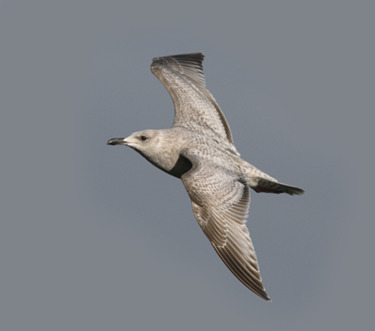
#> input picture P1/imagenes/bird.jpg, 375 x 331 px
$ jupyter execute --allow-errors p1.ipynb   (older library calls are emulated)
#> lines starting #> are read from the running program, lines starting #| are printed output that depends on the picture
Para comenzar, vamos a hacer los imports y a declarar funciones que nos ayuden a dibujar las imágenes de forma más sencilla durante el resto de la práctica.

[cell 1]
import cv2
import numpy as np
from matplotlib import pyplot as plt

def BRG2RGB(image):
    return cv2.cvtColor(image, cv2.COLOR_BGR2RGB)

def readIMG(filename,flagColor = 1):
    return BRG2RGB(cv2.imread(filename,flagColor))

#Found on: https://note.nkmk.me/en/python-opencv-hconcat-vconcat-np-tile/. Concats readjusting size
def hconcat_resize_min(im_list, interpolation=cv2.INTER_CUBIC):
    h_min = min(im.shape[0] for im in im_list)
    im_list_resize = [cv2.resize(im, (int(im.shape[1] * h_min / im.shape[0]), h_min), interpolation=interpolation)
                      for im in im_list]
    return cv2.hconcat(im_list_resize)

def pintaI(im,title = "img"):
    plt.title(title)
    plt.imshow(im)
    plt.axis('off')
    plt.show()

def pintaMI(vim,title = "imgs"):

    #Pasa a "formato color" las imágenes que estén en blanco y negro
    for i,im in enumerate(vim):
        if len(im.shape) == 2:
            vim[i] = cv2.cvtColor(vim[i],cv2.COLOR_GRAY2BGR)

    #Use found function to resize
    images = hconcat_resize_min(vim)
    pintaI(images,title)

def pintaMIReduced(vim,title = "imgs"):

    hmax = max(im.shape[0] for im in vim)
    for i,im in enumerate(vim):
        if len(im.shape) == 2:
            vim[i] = cv2.cvtColor(vim[i],cv2.COLOR_GRAY2BGR)
        if im.shape[0] < hmax:
            vim[i] = cv2.copyMakeBorder(vim[i], 0,hmax - im.shape[0],0,0,borderType=cv2.BORDER_CONSTANT)

    images = cv2.hconcat(vim)
    pintaI(images)

def pintaMITitles(vim,titles):
    title = " - ".join(titles)
    pintaMI(vim,title)

Vamosa  leer un par de imágenes y a dibujar su estado original antes de comenzar

[cell 2]
bird = readIMG('imagenes/bird.jpg')
cat  = readIMG('imagenes/cat.jpg')
#> call 2 of readIMG, with filename = 'imagenes/cat.jpg', flagColor = 1
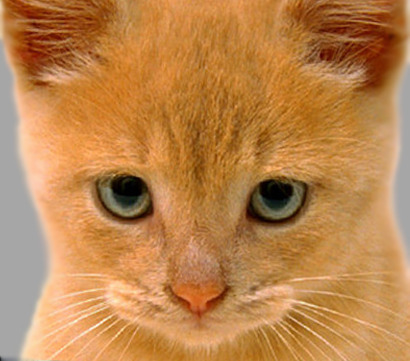
#> input picture P1/imagenes/cat.jpg, 410 x 361 px
pintaMITitles([bird,cat],["bird","cat"])
#> the loop in pintaMI, `for i,im in enumerate(vim):` made 2 passes
#> after the loop in pintaMI, `for i,im in enumerate(vim):`: vim = 2 items
#> in hconcat_resize_min, `h_min = min(im.shape[0] for im in im_list)`: h_min = 331
#> in hconcat_resize_min, `im_list_resize = [cv2.resize(im, (int(im.shape[1] * h_min / im.shape[0..`: im_list_resize = 2 items

Vamos ahora a tratar de implementar las funciones que se nos piden. Vamos a aplicar una Gaussiana 2D a una imagen. Necesitaremos como parámetros los sigmas que se aplicarán a cada eje, así como el tamaño del kernel. Como parámetro por defecto, se establece sigma2 a cero, pues *GaussianBlur* se encarga de copiar el valor de sigma1 en sigma2 si este vale 0.

[cell 3]
def gaussian2D(img,size,sigma1,sigma2,border = cv2.BORDER_DEFAULT):
    return cv2.GaussianBlur(img,ksize = size,sigmaX=sigma1,sigmaY=sigma2,borderType = border)
    """
    Apply gaussian2D filter to an image. Parameters sigma1 and sigma2 are the coeficients in axis X and Y respectively.
    Border can be changed using different cv2 borders such as BORDER_REPLICATE, BORDER_WRAP
    """
b1 = gaussian2D(bird,(0,0),2,2, cv2.BORDER_ISOLATED)
b2 = gaussian2D(bird,(0,0),10,2)
b3 = gaussian2D(bird,(0,0),2,10)
b4 = gaussian2D(bird,(3,3),2,2)
b5 = gaussian2D(bird,(9,9),11,11)
pintaMITitles([bird,b1],["normal ","simple blur with border"])
#> the loop in pintaMI (call 2), `for i,im in enumerate(vim):` made 2 passes
pintaMITitles([b2,b3],["axis X", "axis Y"])
pintaMITitles([b1,b4],["default size, small sigma","small size, small sigma"])

Podemos ver que si ponemos un sigma alto en uno de los ejes y bajo en el otro, el suavizado se hace de forma **más intensa** en el eje que tenga el sigma más alto, por lo que la imagen queda "alargada" en ese eje.

También podemos apreciar que si damos al kernel un tamaño que no sea $(0,0)$, al aplicar el filtro gaussiano con valores de sigma bajos, el resultado es diferente que si el tamaño es $(0,0)$, esto es debido a que si el tamaño es $(0,0)$, estamos indicando que en realidad este se calculará en función de los sigmas. La imagen final cuando el tamaño del kernel no se calcula automáticamente según los sigmas queda menos difuminada que si el tamaño es $(0,0)$

Ahora, vamos a aplicar máscaras 1D dadas por *getDerivKernels*

[cell 4]
def maskDerivKernels(img,dx = 1,dy = 1,ksize = 3,border = cv2.BORDER_REPLICATE):
    """
    getDerivKernels returns coefficients to get images partial derivatives.
    dx and dy are respectively the partial orders for x and y.
    """
    dxdy = cv2.getDerivKernels(dx,dy,ksize)
    return cv2.sepFilter2D(img,-1,dxdy[0],dxdy[1],border)

imgDeriv1 = maskDerivKernels(bird)
imgDeriv2 = maskDerivKernels(bird,2,2)
imgDeriv3 = maskDerivKernels(cat,4,1,5)
imgDeriv4 = maskDerivKernels(cat,1,4,5)

pintaMITitles([imgDeriv1,imgDeriv2],["First derivative each axis","Second derivative each axis"])
#> in hconcat_resize_min (call 5), `return cv2.hconcat(im_list_resize)`:
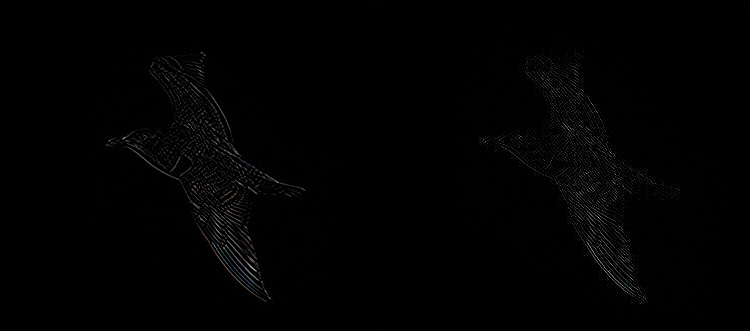
#> returned value: shape (331, 750, 3); mean of channels 0, 1, 2 1.9, 1.8, 1.9; drawn as B, G, R
pintaMITitles([imgDeriv3,imgDeriv4],["Forth derivative X ", "Forth derivative Y"])
#> in hconcat_resize_min (call 6), `h_min = min(im.shape[0] for im in im_list)`: h_min = 361
#> in hconcat_resize_min (call 6), `return cv2.hconcat(im_list_resize)`:
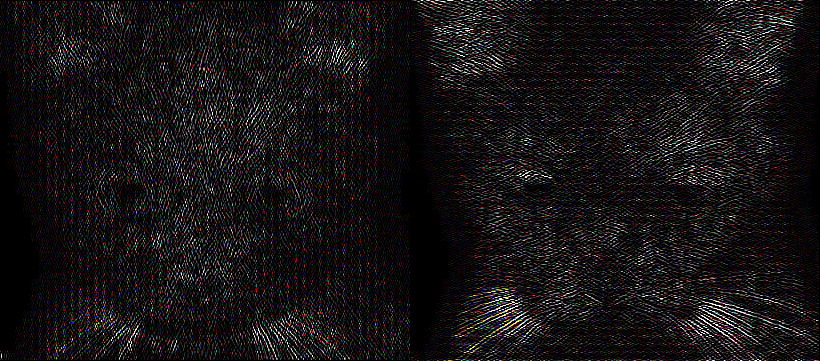
#> returned value: shape (361, 820, 3); mean of channels 0, 1, 2 19.6, 18.9, 21.5; drawn as B, G, R

Al aplicar derivadas sobre una imagen, lo que estamos tratando de hallar es los cambios de tonalidades que se dan en la imagen. Podemos ver que a medida que aumentamos las derivadas en uno de los ejes, nuestro método trata de encontrar los cambios de tonalidad que hay en nuestra imagen de forma más fuerte. Así, como podemos ver en las dos últimas imágnes, si aumentamos la derivada en el eje X, nos aparecen más lineas verticales" en la imagen, y si aumentamos la derivada en el eje Y nos aparecen *lineas más horizontales*

Continuamos

Vamos a implementar una función que utilice la función *Laplacian* para calcular la convolución 2D de una máscara normalizada de Laplaciana de Gaussiana de tamaño variable. Para ello, estableceremos la profundidad deseada al valor *CV_16S* que es indicador de 1 canal de enteros con signo de dos bytes.

[cell 5]
def laplacian(img,size):
#> called with size = 5
    return cv2.Laplacian(img, ddepth = cv2.CV_16S, ksize=size)
#> returned value: shape (331, 375, 3) int16

test = laplacian(bird,5)
pintaI(test)
#> in pintaI (call 7), `plt.show()`:
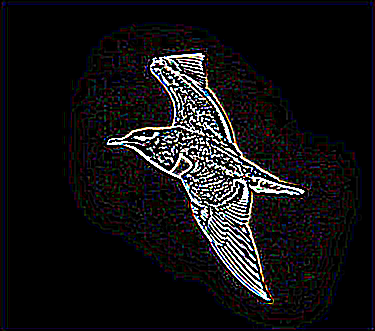
#> shown: shape (331, 375, 3); mean R, G, B 19.9, 18.5, 20

#> (a cell that did not finish here is left out)

[cell 7]
def subsampling(img):
    return img[::2, ::2]

sub = subsampling(bird)
#> in subsampling, `return img[::2, ::2]`:
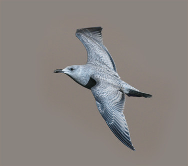
#> returned value: shape (166, 188, 3); mean of channels 0, 1, 2 127.6, 131.3, 136.5; drawn as B, G, R
subsub = subsampling(sub)
#> in subsampling (call 2), `return img[::2, ::2]`:
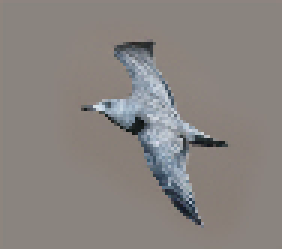
#> returned value: shape (83, 94, 3) (shown 3 times larger); mean of channels 0, 1, 2 127.6, 131.2, 136.5; drawn as B, G, R

pintaMIReduced([bird,sub,subsub])
#> in pintaMIReduced, `hmax = max(im.shape[0] for im in vim)`: hmax = 331
#> the loop in pintaMIReduced, `for i,im in enumerate(vim):` made 3 passes
#> after the loop in pintaMIReduced, `for i,im in enumerate(vim):`: vim = 3 items
#> in pintaMIReduced, `images = cv2.hconcat(vim)`:
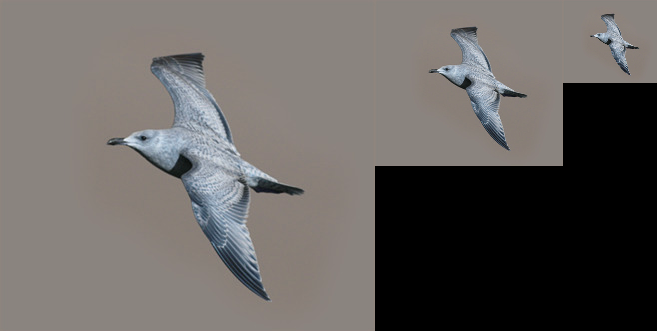
#> images: shape (331, 657, 3); mean of channels 0, 1, 2 95.7, 98.5, 102.4; drawn as B, G, R

[cell 8]
def upsample(img):
    i = [2*a for a in range(0,img.shape[0])]
    j = [2*a for a in range(0,img.shape[1])]
    for a in i:
        img = np.insert(img,a+1,img[a,:],axis = 0)

    for a in j:
        img = np.insert(img,a+1,img[:,a],axis = 1)

    return img

up = upsample(bird)
#> after the loop in upsample, `for a in i:`:
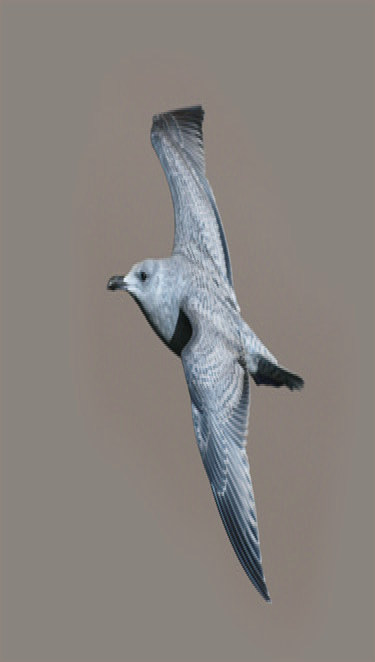
#> img: shape (662, 375, 3); mean of channels 0, 1, 2 127.6, 131.2, 136.5; drawn as B, G, R
#> the loop in upsample, `for a in j:` made 375 passes
#> pass 3, in upsample, `img = np.insert(img,a+1,img[:,a],axis = 1)`:
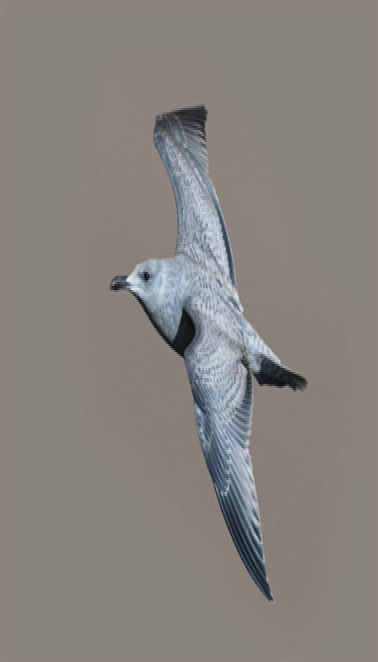
#> img: shape (662, 378, 3); mean of channels 0, 1, 2 127.6, 131.2, 136.5; drawn as B, G, R
upup = upsample(up)
pintaMIReduced([up,upup,bird])
#> call 2 of pintaMIReduced, with title = 'imgs'
#> in pintaMIReduced (call 2), `hmax = max(im.shape[0] for im in vim)`: hmax = 1324
#> the loop in pintaMIReduced (call 2), `for i,im in enumerate(vim):` made 3 passes
#> in pintaMIReduced (call 2), `images = cv2.hconcat(vim)`:
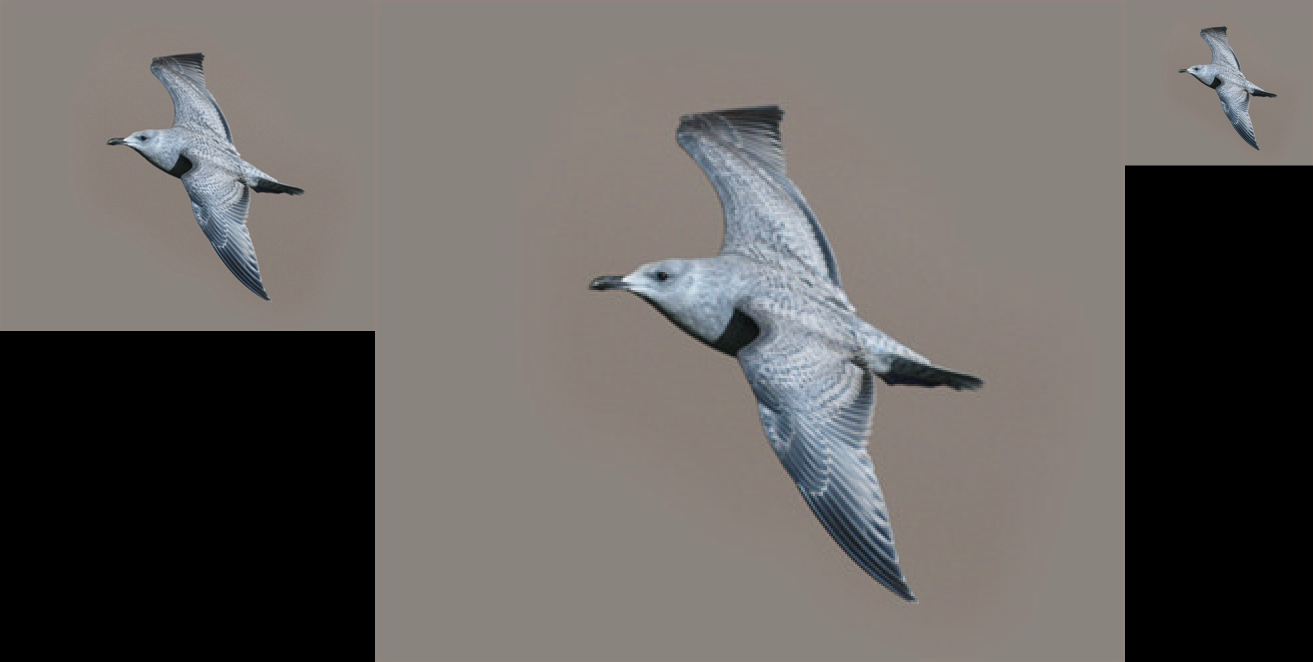
#> images: shape (1324, 2625, 3) (shown at 1/2 size); mean of channels 0, 1, 2 95.7, 98.4, 102.4; drawn as B, G, R
